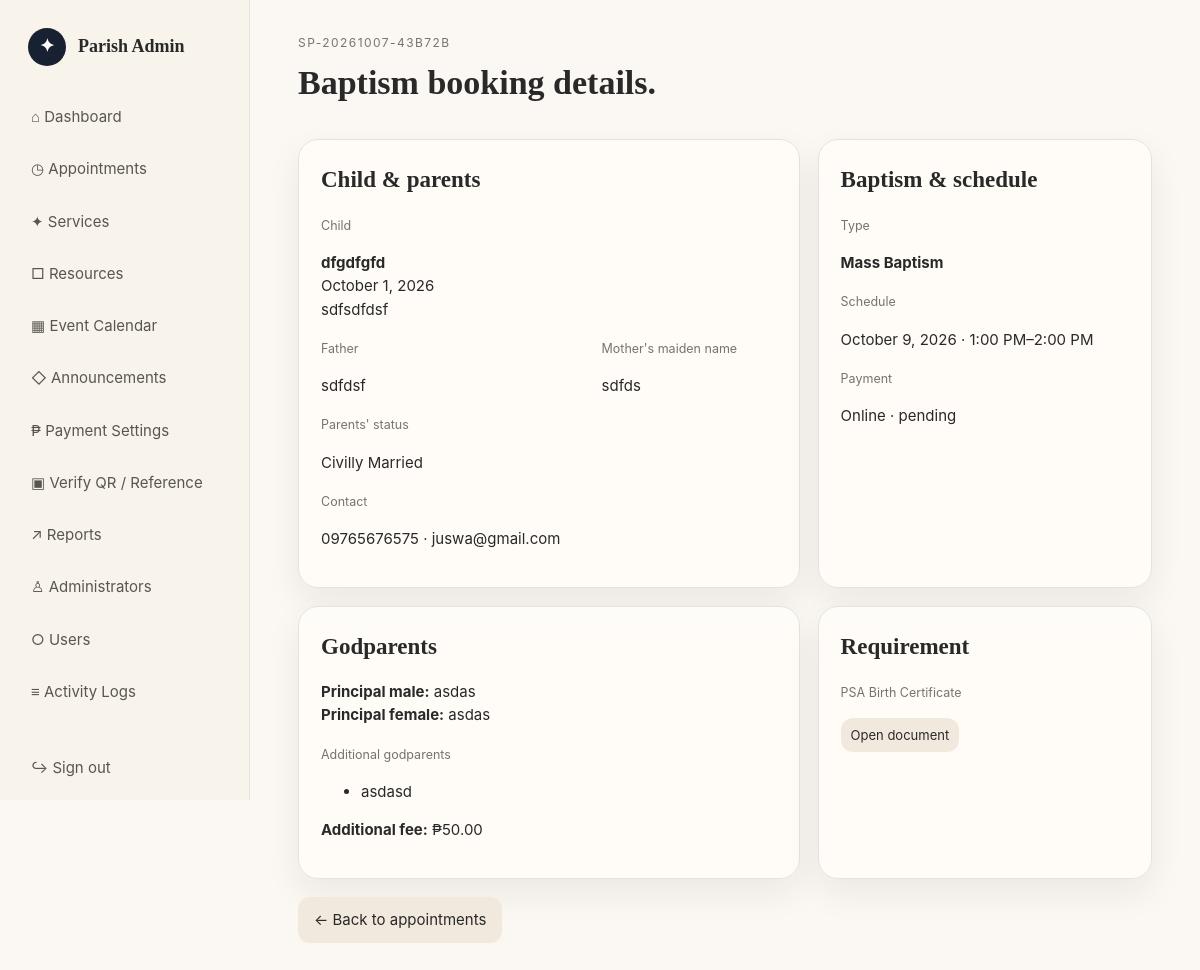
Page /admin/baptism-details.php?id=20 (signed in) on the committed database.
### tables this page shows
CREATE TABLE `appointments` (
  `id` bigint(20) UNSIGNED NOT NULL,
  `reference_no` varchar(30) NOT NULL,
  `user_id` int(10) UNSIGNED NOT NULL,
  `service_id` int(10) UNSIGNED NOT NULL,
  `resource_id` int(10) UNSIGNED DEFAULT NULL,
  `appointment_date` date NOT NULL,
  `start_time` time NOT NULL,
  `end_time` time NOT NULL,
  `notes` text DEFAULT NULL,
  `status` enum('pending','approved','rejected','completed','cancelled') NOT NULL DEFAULT 'pending',
  `admin_note` text DEFAULT NULL,
  `payment_method` enum('cash','online') NOT NULL DEFAULT 'cash',
  `receipt_path` varchar(255) DEFAULT NULL,
  `payment_status` enum('not_required','pending','verified','rejected') NOT NULL DEFAULT 'not_required',
  `payment_verified_at` datetime DEFAULT NULL,
  `payment_verified_by` int(10) UNSIGNED DEFAULT NULL,
  `qr_confirmed_at` datetime DEFAULT NULL,
  `qr_confirmed_by` int(10) UNSIGNED DEFAULT NULL,
  `created_at` timestamp NOT NULL DEFAULT current_timestamp(),
  `updated_at` timestamp NOT NULL DEFAULT current_timestamp() ON UPDATE current_timestamp()
);

CREATE TABLE `baptism_booking_details` (
  `id` bigint(20) UNSIGNED NOT NULL,
  `appointment_id` bigint(20) UNSIGNED NOT NULL,
  `child_full_name` varchar(245) NOT NULL,
  `child_dob` date NOT NULL,
  `child_birth_place` varchar(255) NOT NULL,
  `father_full_name` varchar(245) NOT NULL,
  `mother_maiden_name` varchar(245) NOT NULL,
  `parents_marriage_status` varchar(60) NOT NULL,
  `contact_number` varchar(30) NOT NULL,
  `contact_email` varchar(190) NOT NULL,
  `baptism_type` varchar(40) NOT NULL,
  `principal_male_godparent` varchar(245) NOT NULL,
  `principal_female_godparent` varchar(245) NOT NULL,
  `additional_godparents` text DEFAULT NULL,
  `extra_godparent_count` int(10) UNSIGNED NOT NULL DEFAULT 0,
  `extra_godparent_fee` decimal(10,2) NOT NULL DEFAULT 0.00,
  `psa_birth_certificate` varchar(255) DEFAULT NULL,
  `created_at` timestamp NOT NULL DEFAULT current_timestamp()
);

### config/helpers.php (called while the page is built, shortened)
<?php
function e(?string $v): string { return htmlspecialchars($v ?? '', ENT_QUOTES, 'UTF-8'); }

### admin/baptism-details.php (the view)
<?php
declare(strict_types=1);require '../config/db.php';require '../config/auth.php';require_role('admin','login.php');
$id=(int)($_GET['id']??0);
$s=$pdo->prepare("SELECT a.reference_no,a.appointment_date,a.start_time,a.end_time,a.status,a.payment_method,a.payment_status,u.full_name parishioner,s.name service_name,b.* FROM appointments a JOIN users u ON u.id=a.user_id JOIN services s ON s.id=a.service_id LEFT JOIN baptism_booking_details b ON b.appointment_id=a.id WHERE a.id=? AND LOWER(s.name)='baptism'");$s->execute([$id]);$b=$s->fetch();if(!$b){http_response_code(404);exit('Baptism booking details not found.');}
$additional=$b['additional_godparents']?json_decode($b['additional_godparents'],true):[];if(!is_array($additional))$additional=[];
?><!doctype html><html><head><meta charset="utf-8"><meta name="viewport" content="width=device-width,initial-scale=1"><title>Baptism Details</title><link rel="stylesheet" href="../assets/css/style.css"></head><body><div class="shell"><?php include 'includes/sidebar.php'?><main class="main"><header class="topbar"><div><div class="eyebrow"><?=e($b['reference_no'])?></div><h1>Baptism booking details.</h1></div></header>
<section class="grid two"><div class="card"><h2>Child & parents</h2><small class="muted">Child</small><p><b><?=e($b['child_full_name'])?></b><br><?=date('F j, Y',strtotime($b['child_dob']))?><br><?=e($b['child_birth_place'])?></p><div class="grid two"><div><small class="muted">Father</small><p><?=e($b['father_full_name'])?></p></div><div><small class="muted">Mother's maiden name</small><p><?=e($b['mother_maiden_name'])?></p></div></div><small class="muted">Parents' status</small><p><?=e($b['parents_marriage_status'])?></p><small class="muted">Contact</small><p><?=e($b['contact_number'])?> · <?=e($b['contact_email'])?></p></div>
<div class="card"><h2>Baptism & schedule</h2><small class="muted">Type</small><p><b><?=e($b['baptism_type'])?></b></p><small class="muted">Schedule</small><p><?=date('F j, Y',strtotime($b['appointment_date']))?> · <?=date('g:i A',strtotime($b['start_time']))?>–<?=date('g:i A',strtotime($b['end_time']))?></p><small class="muted">Payment</small><p><?=e(ucfirst($b['payment_method']))?> · <?=e(str_replace('_',' ',$b['payment_status']))?></p></div></section>
<section class="grid two" style="margin-top:18px"><div class="card"><h2>Godparents</h2><p><b>Principal male:</b> <?=e($b['principal_male_godparent'])?><br><b>Principal female:</b> <?=e($b['principal_female_godparent'])?></p><small class="muted">Additional godparents</small><?php if($additional):?><ul><?php foreach($additional as $g):?><li><?=e((string)$g)?></li><?php endforeach?></ul><?php else:?><p class="muted">None</p><?php endif?><p><b>Additional fee:</b> ₱<?=number_format((float)$b['extra_godparent_fee'],2)?></p></div><div class="card"><h2>Requirement</h2><small class="muted">PSA Birth Certificate</small><p><?php if($b['psa_birth_certificate']):?><a class="btn light small" target="_blank" href="../<?=e($b['psa_birth_certificate'])?>">Open document</a><?php else:?><span class="muted">Not uploaded yet</span><?php endif?></p></div></section><div class="actions" style="margin-top:18px"><a class="btn light" href="appointments.php">← Back to appointments</a></div></main></div><script src="../assets/js/script.js"></script></body></html>

### assets/css/style.css (style rules this page uses)
:root { --bg:#fbf8f3;--card:#fffdf9;--sand:#f1e9dd;--sand2:#e8ddcc;--ink:#292929;--muted:#77736d;--navy:#172131;--line:#e9e1d6;--green:#56745d;--red:#9a5555;--shadow:0 14px 35px rgba(35,29,20,.07);--r:20px }
* { box-sizing:border-box }
body { margin:0;background:var(--bg);color:var(--ink);font:15px/1.55 Inter,ui-sans-serif,system-ui,-apple-system,"Segoe UI",sans-serif }
a { color:inherit;text-decoration:none }
.serif,h1,h2 { font-family:Georgia,"Times New Roman",serif }
.shell { display:grid;grid-template-columns:250px 1fr;min-height:100vh }
.main { padding:34px 4vw 60px;min-width:0 }
.topbar { display:flex;justify-content:space-between;align-items:center;gap:20px;margin-bottom:30px }
.eyebrow { font-size:12px;text-transform:uppercase;letter-spacing:.12em;color:var(--muted) }
h1 { font-size:34px;margin:4px 0 0 }
h2 { font-size:23px;margin:0 0 15px }
.grid { display:grid;gap:18px }
.two { grid-template-columns:1.5fr 1fr }
.card { background:rgba(255,253,249,.9);border:1px solid var(--line);border-radius:var(--r);padding:22px;box-shadow:var(--shadow) }
.muted { color:var(--muted) }
.btn { display:inline-flex;align-items:center;justify-content:center;border:0;border-radius:12px;padding:11px 16px;background:var(--navy);color:#fff;cursor:pointer }
.btn.light { background:var(--sand);color:var(--ink) }
.btn.small { padding:7px 10px;font-size:13px }
.actions { display:flex;gap:8px;flex-wrap:wrap }

### rows in the picture
appointments: reference_no "SP-20261007-43B72B", baptism_booking_details.child_full_name "dfgdfgfd", baptism_booking_details.child_dob "October 1, 2026", baptism_booking_details.child_birth_place "sdfsdfdsf", baptism_booking_details.father_full_name "sdfdsf", baptism_booking_details.mother_maiden_name "sdfds", baptism_booking_details.parents_marriage_status "Civilly Married", baptism_booking_details.contact_number "09765676575", baptism_booking_details.contact_email "juswa@gmail.com", baptism_booking_details.baptism_type "Mass Baptism", appointment_date "October 9, 2026", start_time "1:00 PM", end_time "2:00 PM", payment_method "Online", payment_status "pending", baptism_booking_details.principal_male_godparent "asdas", baptism_booking_details.principal_female_godparent "asdas", baptism_booking_details.additional_godparents "asdasd", baptism_booking_details.extra_godparent_fee "50.00"

### other values in the picture
$label "⌂ Dashboard"
$label "◷ Appointments"
$label "✦ Services"
$label "□ Resources"
$label "▦ Event Calendar"
$label "◇ Announcements"
$label "₱ Payment Settings"
$label "▣ Verify QR / Reference"
$label "↗ Reports"
$label "♙ Administrators"
$label "○ Users"
$label "≡ Activity Logs"
